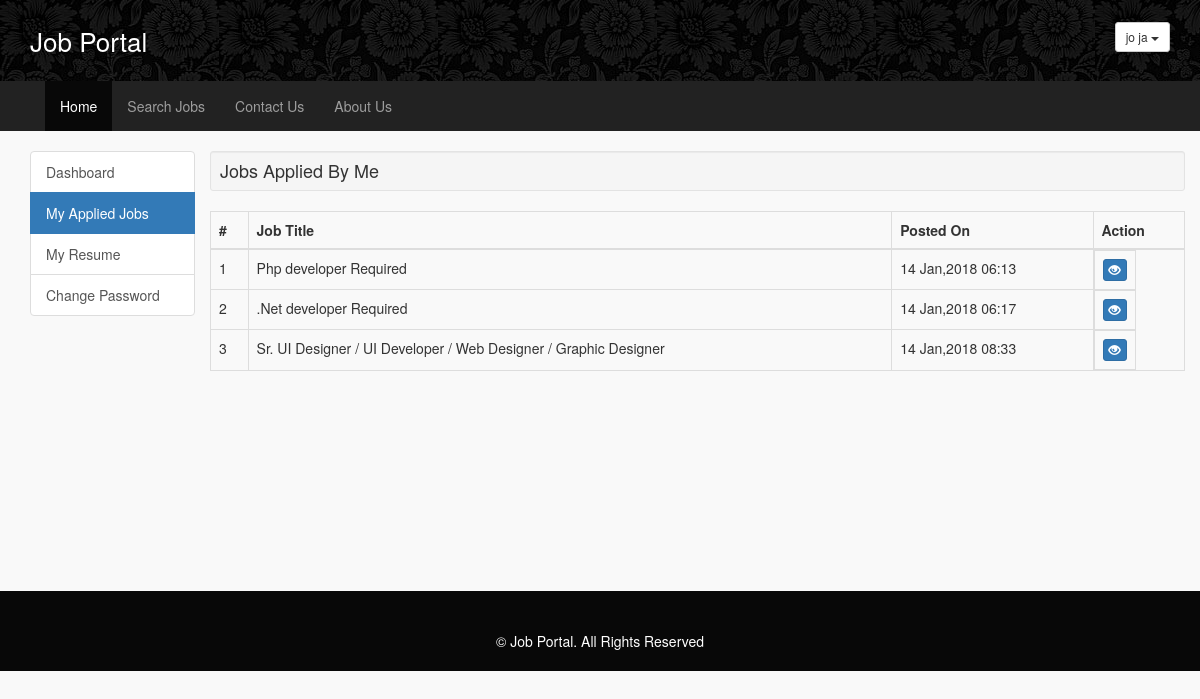
The app's page /jobsAppliedByMe.php (signed in) with its own data.
### tables this page shows
CREATE TABLE `accounts` (
  `id` int(50) NOT NULL,
  `username` varchar(200) NOT NULL,
  `password` varchar(250) NOT NULL,
  `fName` varchar(200) NOT NULL,
  `lName` varchar(200) NOT NULL,
  `email` varchar(200) NOT NULL,
  `phoneNo` varchar(150) NOT NULL,
  `accountType` varchar(100) NOT NULL DEFAULT 'employee' COMMENT 'admin,employee,employer'
);

CREATE TABLE `jobapplications` (
  `id` int(50) NOT NULL,
  `jobID` int(50) NOT NULL,
  `userID` int(50) NOT NULL,
  `applyOn` varchar(200) NOT NULL,
  `talent` varchar(255) NOT NULL
);

CREATE TABLE `jobs` (
  `id` int(50) NOT NULL,
  `jobTitle` varchar(150) NOT NULL,
  `jobExp` int(50) NOT NULL,
  `jobCat` int(50) NOT NULL,
  `jobDisc` longtext NOT NULL,
  `userID` int(50) NOT NULL,
  `postedOn` varchar(250) NOT NULL
);

### Libs/config.php (called while the page is built, shortened)
<?php
$websiteBase = "http://localhost/Job_Portal/";
$websiteName = "Job Portal";
?>

### jobsAppliedByMe.php (the view, shortened to what this page needs)
<?php
	require 'Libs/config.php';
	include 'Libs/header.php';
if($userDetails['accountType']=='employee'):?>
<div class='container'>
	<div class='row'>
		<div class='col-md-2 col-sm-3'>
			<div class="list-group">
				<a href="<?php echo $websiteBase;?>/dashboard.php" class="list-group-item ">Dashboard</a>
				<a href="<?php echo $websiteBase;?>/jobsAppliedByMe.php" class="list-group-item active">My Applied Jobs</a>
  				<a href="<?php echo $websiteBase;?>/myProfile.php" class="list-group-item">My Resume</a>
  				<a href="<?php echo $websiteBase;?>/changePass.php" class="list-group-item">Change Password</a>
			</div>
		</div>
		<div class='col-md-10 col-sm-9 minSide'>
			<div class='row'>
			<div class='well well-sm'>
				<h4 class='m0'>Jobs Applied By Me</h4>
			</div>
			</div>
			<div class='row'>
				<table class='table table-bordered table-striped table-hover'>
				<thead>
					<tr>
						<th>#</th>
						<th>Job Title</th>
						<th>Posted On</th>
						<th>Action</th>
					</tr>
				</thead>
				<tbody>
				<?php
				$userID = $_SESSION['islogin'];
					$sSQL = mysqli_query($dbCon ,"SELECT * FROM jobApplications WHERE userID='$userID'");
					$i =0;
				while($jobzzz=mysqli_fetch_array($sSQL)):
				$i++;
				$job = mysqli_fetch_array(mysqli_query($dbCon ,"SELECT * FROM jobs WHERE id=".$jobzzz['jobID']));
				?>
					<tr>
						<td><?php echo $i; ?></td>
						<td><?php echo $job['jobTitle'];?></td>
						<td><?php echo date('d M,Y h:i',$jobzzz['applyOn']);?></td>
						<td class='btn-group'>
							<a class='btn btn-xs btn-primary' href='jobView.php?i=<?php echo $jobzzz['jobID']; ?>'><span class='glyphicon glyphicon-eye-open'></span></a>
						</td>
					</tr>
				<?php endwhile; ?>
				</tbody>
				</table>
			</div>
		</div>
	</div>
</div>
<?php else:
	header("Location: dashboard.php");
endif;
	include 'Libs/footer.php';
?>

### Libs/header.php (shortened to what this page needs)
<!DOCTYPE html>
<html lang="en">
  <head>
    <link href="<?php echo $websiteBase;?>/assets/css/bootstrap.min.css" rel="stylesheet">
    <link href="<?php echo $websiteBase;?>/assets/fa/css/font-awesome.min.css" rel="stylesheet">
    <link href="<?php echo $websiteBase;?>/assets/css/style.css" rel="stylesheet">
  </head>
  <body>
  <header>
  	<div class='container'>
    		<a class='logo' href='<?php echo $websiteBase;?>/index.php'><?php echo $websiteName; ?></a>
        	<?php
        	if(isset($_SESSION['islogin'])){
        		$theSQL = "SELECT * FROM accounts WHERE id=".$_SESSION['islogin'];
        		$userDetails = mysqli_fetch_array(mysqli_query($dbCon,$theSQL));
        		?>
        		<div class="dropdown pull-right">
				<button class="btn btn-default btn-sm dropdown-toggle" type="button" id="dropdownMenu1" data-toggle="dropdown" aria-expanded="true">
					<?php echo $userDetails['fName']." ".$userDetails['lName'];?>
					<span class="caret"></span>
				</button>
			</div>
		<?php
		}
		?>
    </div>
  </header>
  <nav class="navbar navbar-inverse sandeepdil">
  <div class="container">
    <div class="collapse navbar-collapse" id="bs-example-navbar-collapse-1">
      <ul class="nav navbar-nav">
        <li class="active"><a href="<?php echo $websiteBase;?>/index.php">Home <span class="sr-only">(current)</span></a></li>
        <li><a href="<?php echo $websiteBase;?>/search.php">Search Jobs</a></li>
        <li><a href="<?php echo $websiteBase;?>/contact-us.php">Contact Us</a></li>
        <li><a href="<?php echo $websiteBase;?>/about-us.php">About Us</a></li>
      </ul>
    </div>
  </div>
</nav>

### assets/css/style.css (style rules this page uses)
body { background: #f9f9f9; }
.m0 { margin: 0px; }
.minSide { min-height: 400px }
header { background: #080808 url("headerBg.jpg"); color: #ffffff; padding: 22px 0px; }
header .logo { color: #ffffff; text-decoration: none; font-size: 26px; }
nav.sandeepdil { border-radius: 0px; border: 0px; }

### records on screen
accounts: fName "jo", lName "ja"
jobapplications: jobID.jobTitle "Php developer Required", applyOn "14 Jan,2018 06:13"
jobapplications: jobID.jobTitle ".Net developer Required", applyOn "14 Jan,2018 06:17"
jobapplications: jobID.jobTitle "Sr. UI Designer / UI Developer / Web Designer / Graphic Designer", applyOn "14 Jan,2018 08:33"

### other values on screen
$websiteName "Job Portal"
